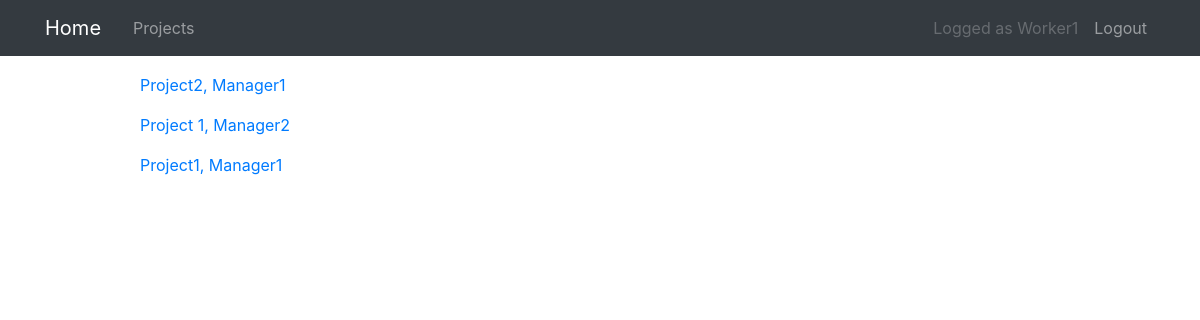
Before: /projects/ (signed in) with the older database file.
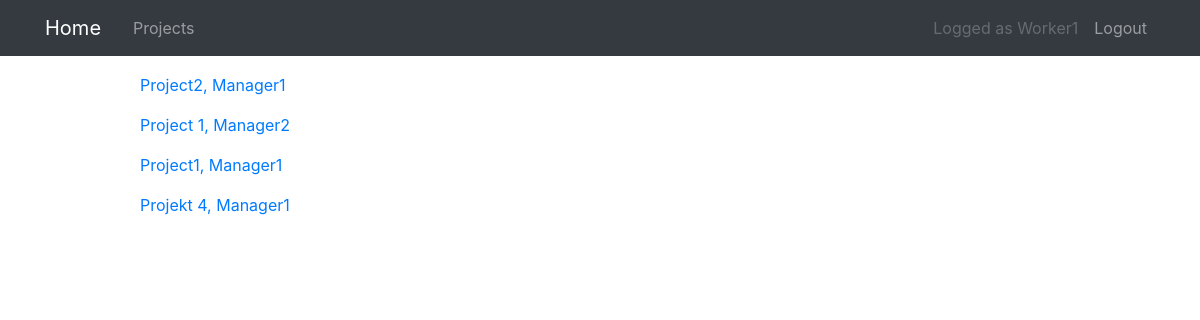
After: the same page with the newer database file.
### projects/models.py (models this page shows, shortened)
class Project(models.Model):
    title = models.CharField(max_length=100)
    description = models.TextField()
    manager = models.ForeignKey(
        User, on_delete=models.CASCADE, related_name="manager_project_set"
    )
    worker = models.ManyToManyField(User, related_name="worker_project_set")
    client = models.ManyToManyField(User, related_name="client_project_set")
    price_per_hour = models.PositiveIntegerField(blank=True, null=True)
    def __str__(self):
        return f"{self.title}, {self.manager}"

### projects/views.py (the view)
# urls.py: path("projects/", MyProjectsListView.as_view(), name="project-list"),
class MyProjectsListView(
    LoginRequiredMixin, PermissionRequiredMixin, ListView
):
    template_name = "projects/project_list"
    context_object_name = "projects"
    def get_queryset(self):
        user = get_object_or_404(User, id=self.request.user.id)
        queryset = Project.objects.filter(manager=user)
        if len(queryset) == 0:
            queryset = Project.objects.filter(worker=user)
        if len(queryset) == 0:
            queryset = Project.objects.filter(client=user)
        return queryset
    permission_required = "projects.view_project"

### projects/templates/projects/project_list.html
{% extends "projects/base.html" %}
{% block content %}
{% for project in projects %}
{% ifequal user.groups.all.0|stringformat:"s" 'Worker' %}
<p>
    <a href="{% url 'worker-project-detail' project.pk %}">{{ project }}</a>
</p>
{% else %}
<p>
    <a href=" {% url 'project-detail' project.pk %}">{{ project }} </a>
</p>
{% endifequal %}
{% endfor %}
{% endblock content %}

Changed rows visible on the page:
added Project: title+manager "Projekt 4, Manager1"
